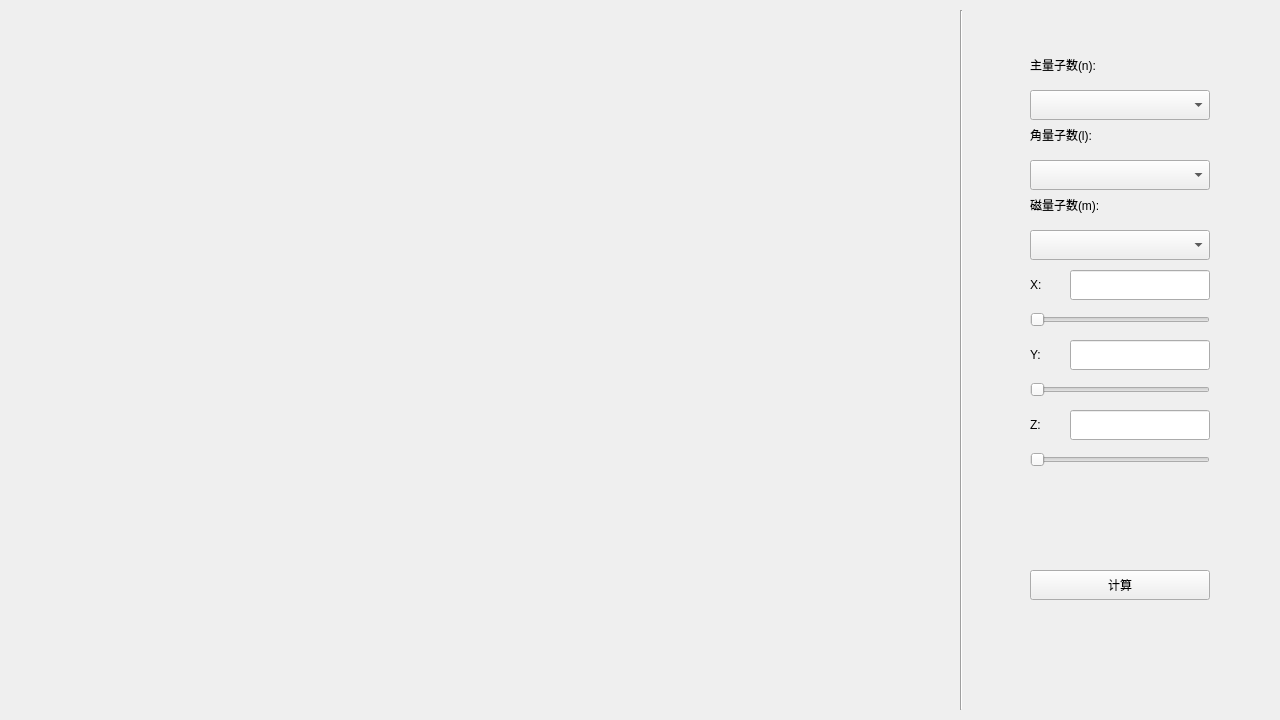
<?xml version="1.0" encoding="UTF-8"?>
<ui version="4.0">
 <class>Form</class>
 <widget class="QWidget" name="Form">
  <property name="geometry">
   <rect>
    <x>0</x>
    <y>0</y>
    <width>1280</width>
    <height>720</height>
   </rect>
  </property>
  <property name="minimumSize">
   <size>
    <width>1280</width>
    <height>720</height>
   </size>
  </property>
  <property name="maximumSize">
   <size>
    <width>1280</width>
    <height>720</height>
   </size>
  </property>
  <property name="windowTitle">
   <string>Form</string>
  </property>
  <widget class="QComboBox" name="comboBox">
   <property name="geometry">
    <rect>
     <x>1030</x>
     <y>90</y>
     <width>180</width>
     <height>30</height>
    </rect>
   </property>
  </widget>
  <widget class="QComboBox" name="comboBox_2">
   <property name="geometry">
    <rect>
     <x>1030</x>
     <y>160</y>
     <width>180</width>
     <height>30</height>
    </rect>
   </property>
  </widget>
  <widget class="QLabel" name="label">
   <property name="geometry">
    <rect>
     <x>1030</x>
     <y>50</y>
     <width>180</width>
     <height>30</height>
    </rect>
   </property>
   <property name="text">
    <string>主量子数(n):</string>
   </property>
  </widget>
  <widget class="QLabel" name="label_2">
   <property name="geometry">
    <rect>
     <x>1030</x>
     <y>120</y>
     <width>180</width>
     <height>30</height>
    </rect>
   </property>
   <property name="text">
    <string>角量子数(l):</string>
   </property>
  </widget>
  <widget class="QPushButton" name="pushButton">
   <property name="geometry">
    <rect>
     <x>1030</x>
     <y>570</y>
     <width>180</width>
     <height>30</height>
    </rect>
   </property>
   <property name="text">
    <string>计算</string>
   </property>
  </widget>
  <widget class="QLabel" name="label_3">
   <property name="geometry">
    <rect>
     <x>1030</x>
     <y>190</y>
     <width>180</width>
     <height>30</height>
    </rect>
   </property>
   <property name="text">
    <string>磁量子数(m):</string>
   </property>
  </widget>
  <widget class="QComboBox" name="comboBox_3">
   <property name="geometry">
    <rect>
     <x>1030</x>
     <y>230</y>
     <width>180</width>
     <height>30</height>
    </rect>
   </property>
  </widget>
  <widget class="QLabel" name="label_4">
   <property name="geometry">
    <rect>
     <x>1030</x>
     <y>270</y>
     <width>40</width>
     <height>30</height>
    </rect>
   </property>
   <property name="text">
    <string>X:</string>
   </property>
  </widget>
  <widget class="QSlider" name="horizontalSlider">
   <property name="geometry">
    <rect>
     <x>1030</x>
     <y>310</y>
     <width>180</width>
     <height>20</height>
    </rect>
   </property>
   <property name="orientation">
    <enum>Qt::Horizontal</enum>
   </property>
  </widget>
  <widget class="QLineEdit" name="lineEdit">
   <property name="geometry">
    <rect>
     <x>1070</x>
     <y>270</y>
     <width>140</width>
     <height>30</height>
    </rect>
   </property>
  </widget>
  <widget class="QSlider" name="horizontalSlider_2">
   <property name="geometry">
    <rect>
     <x>1030</x>
     <y>380</y>
     <width>180</width>
     <height>20</height>
    </rect>
   </property>
   <property name="orientation">
    <enum>Qt::Horizontal</enum>
   </property>
  </widget>
  <widget class="QLineEdit" name="lineEdit_2">
   <property name="geometry">
    <rect>
     <x>1070</x>
     <y>340</y>
     <width>140</width>
     <height>30</height>
    </rect>
   </property>
  </widget>
  <widget class="QLabel" name="label_5">
   <property name="geometry">
    <rect>
     <x>1030</x>
     <y>340</y>
     <width>40</width>
     <height>30</height>
    </rect>
   </property>
   <property name="text">
    <string>Y:</string>
   </property>
  </widget>
  <widget class="QSlider" name="horizontalSlider_3">
   <property name="geometry">
    <rect>
     <x>1030</x>
     <y>450</y>
     <width>180</width>
     <height>20</height>
    </rect>
   </property>
   <property name="orientation">
    <enum>Qt::Horizontal</enum>
   </property>
  </widget>
  <widget class="QLineEdit" name="lineEdit_3">
   <property name="geometry">
    <rect>
     <x>1070</x>
     <y>410</y>
     <width>140</width>
     <height>30</height>
    </rect>
   </property>
  </widget>
  <widget class="QLabel" name="label_6">
   <property name="geometry">
    <rect>
     <x>1030</x>
     <y>410</y>
     <width>40</width>
     <height>30</height>
    </rect>
   </property>
   <property name="text">
    <string>Z:</string>
   </property>
  </widget>
  <widget class="Line" name="line">
   <property name="geometry">
    <rect>
     <x>960</x>
     <y>10</y>
     <width>3</width>
     <height>700</height>
    </rect>
   </property>
   <property name="orientation">
    <enum>Qt::Vertical</enum>
   </property>
  </widget>
  <widget class="QWidget" name="widget" native="true">
   <property name="geometry">
    <rect>
     <x>10</x>
     <y>10</y>
     <width>941</width>
     <height>701</height>
    </rect>
   </property>
  </widget>
 </widget>
 <resources/>
 <connections/>
</ui>
